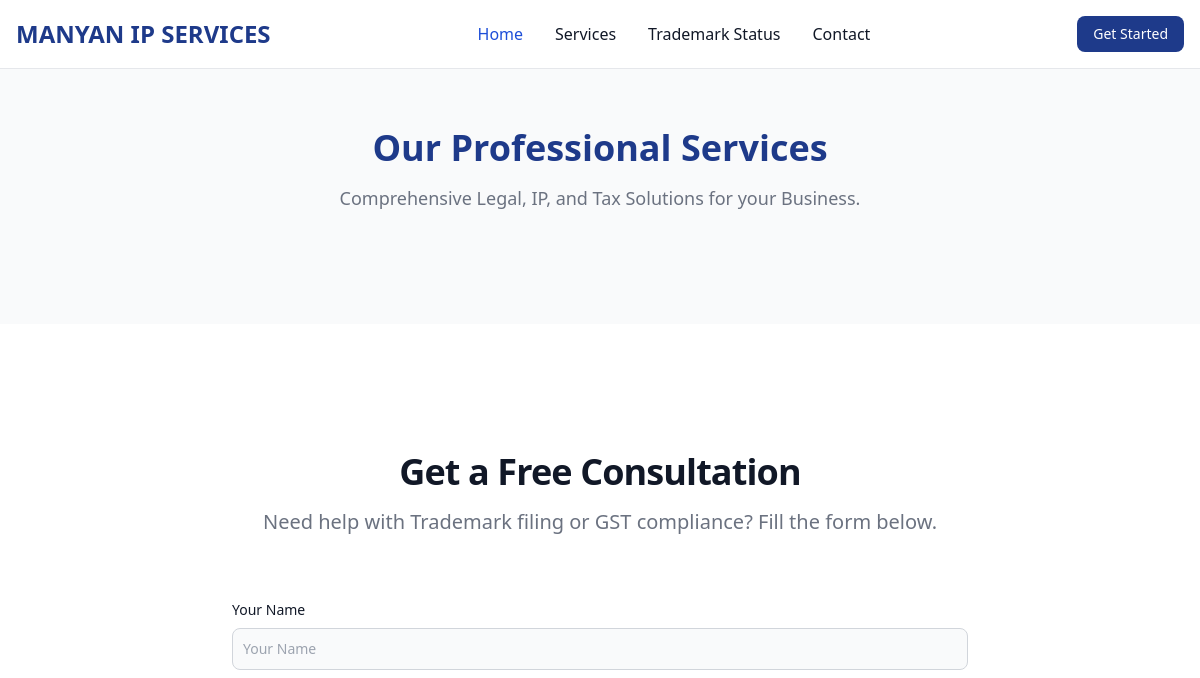
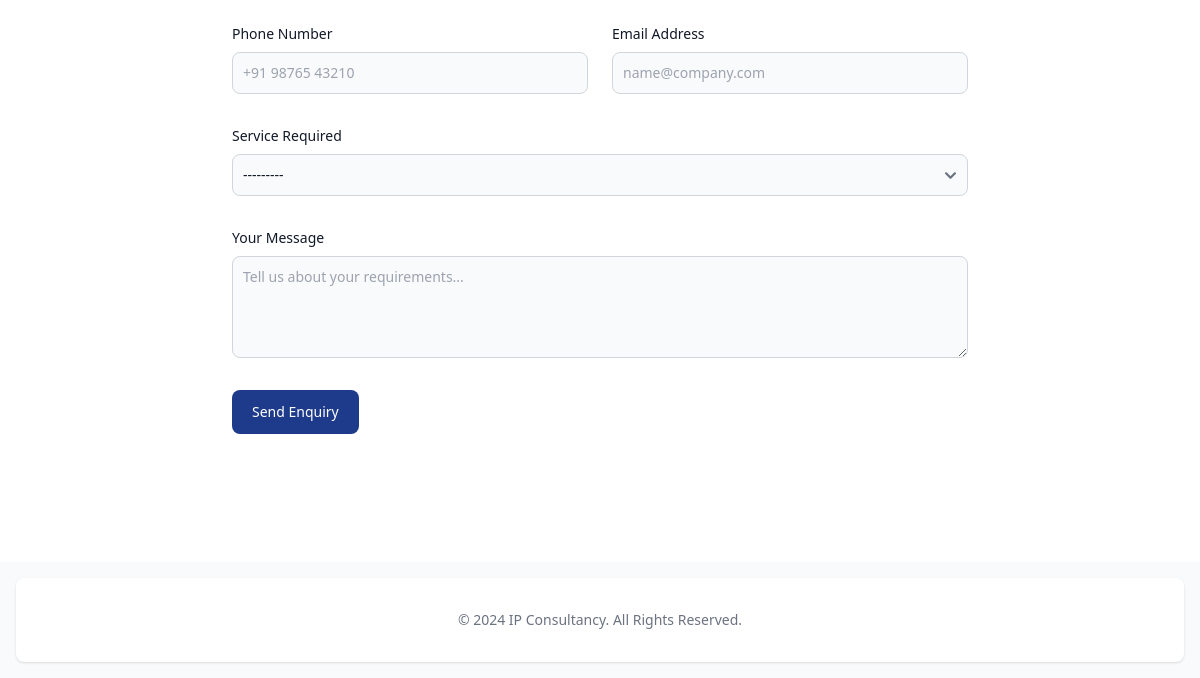
Before: / with the older database file (2 pictures, top to bottom).
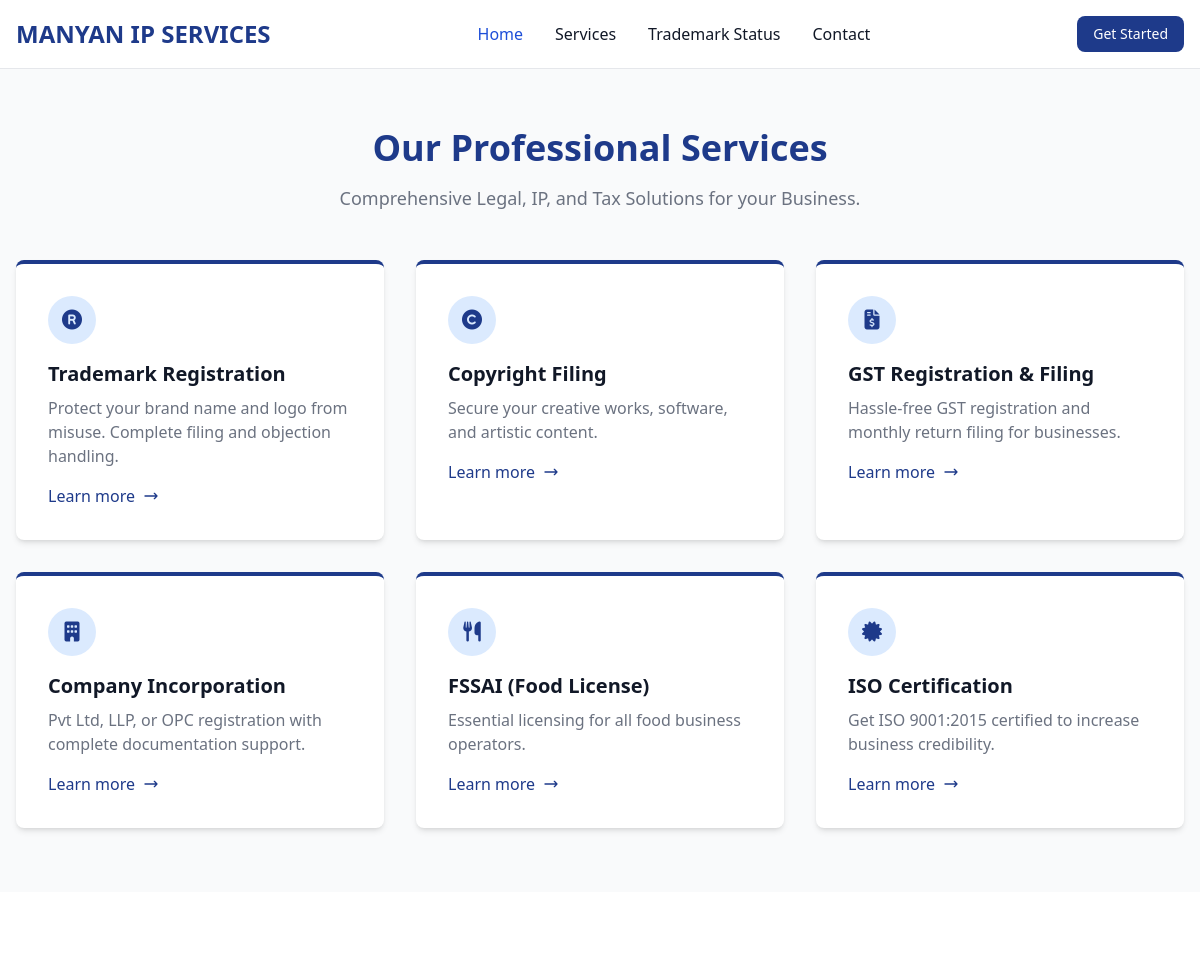
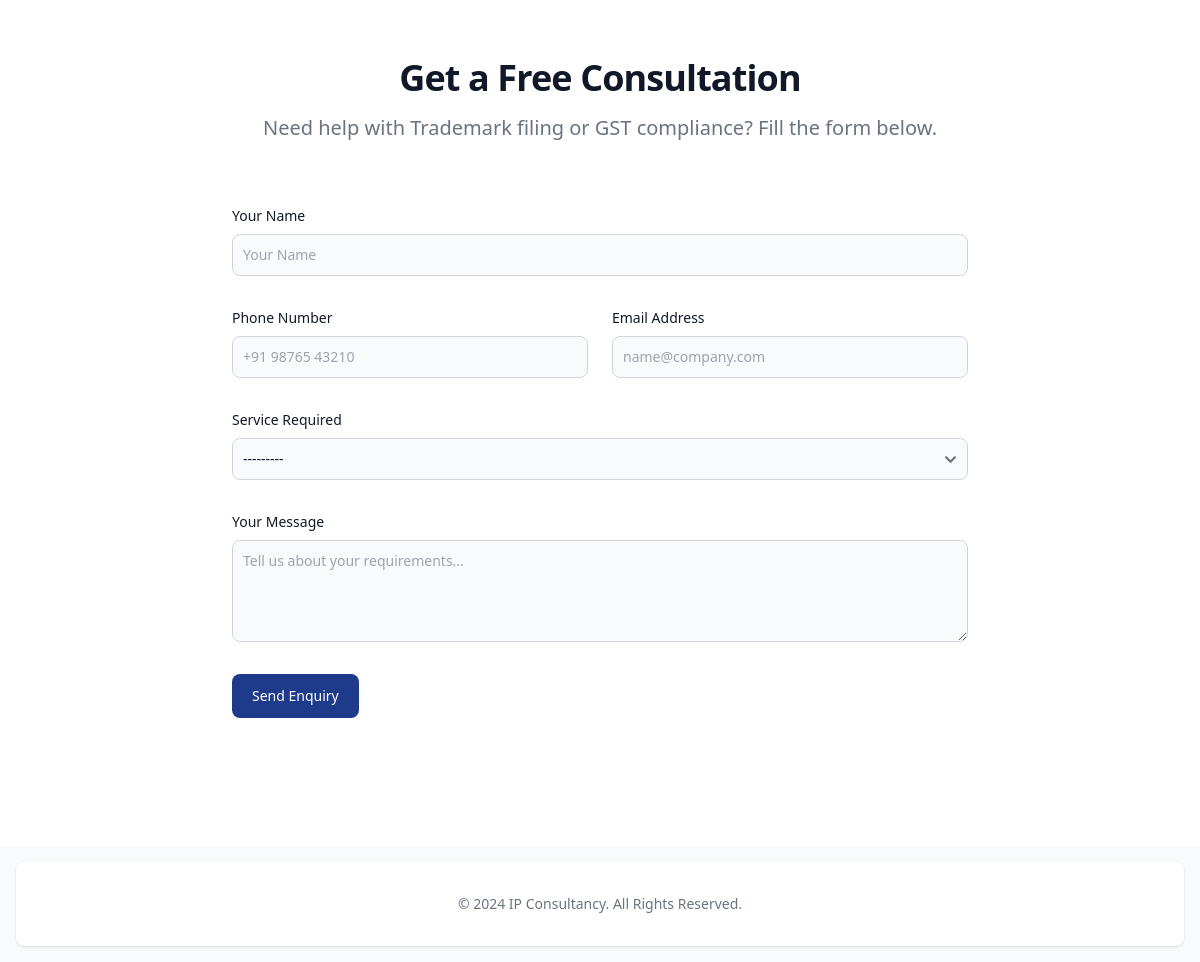
After: the same page with the newer database file (2 pictures, top to bottom).
### services/models.py (models this page shows)
class Service(models.Model):
    title = models.CharField(max_length=200)
    slug = models.SlugField(unique=True, help_text="URL friendly name (e.g. trademark-registration)")
    short_description = models.TextField(max_length=300, help_text="Shown on homepage cards")
    full_description = models.TextField(help_text="Shown on details page")
    image_url = models.URLField(max_length=500, blank=True, help_text="Paste an image link here")
    icon_class = models.CharField(max_length=50, default="fa-solid fa-gavel", help_text="FontAwesome class (e.g., fa-solid fa-file-contract)")
    price = models.DecimalField(max_digits=10, decimal_places=2, null=True, blank=True)
    is_active = models.BooleanField(default=True)
    def __str__(self):
        return self.title

### core/views.py (the view)
# urls.py: 2. Add a URL to urlpatterns:  path('', views.home, name='home')
def home(request):
    services = Service.objects.filter(is_active=True)[:6]
    if request.method == 'POST':
        form = LeadForm(request.POST)
        if form.is_valid():
            form.save()
            send_mail(
                subject=f"New Lead: {form.cleaned_data['name']}",
                message=f"Service: {form.cleaned_data['service']}\nPhone: {form.cleaned_data['phone']}",
                from_email='noreply@trademark.com',
                recipient_list=['admin@trademark.com'],
                fail_silently=True,
            )
            messages.success(request, "Thank you! We have received your enquiry and will contact you shortly.")
            return redirect('home') # Prevents double submission on refresh
        else:
            messages.error(request, "Please correct the errors below.")
    else:
        form = LeadForm()
    return render(request, 'core/index.html', {
        'services': services,
        'form': form
    })

### templates/core/index.html (shortened to what this page needs)
{% extends 'base.html' %}
{% block content %}
<section class="bg-gray-50 py-16">
    <div class="max-w-screen-xl mx-auto px-4">
        <div class="text-center mb-12">
            <h2 class="text-3xl font-extrabold text-primary sm:text-4xl">Our Professional Services</h2>
            <p class="mt-4 text-lg text-gray-500">Comprehensive Legal, IP, and Tax Solutions for your Business.</p>
        </div>
        <div class="grid gap-8 sm:grid-cols-2 lg:grid-cols-3">
            {% for service in services %}
            <div class="bg-white rounded-lg shadow-md hover:shadow-xl transition-shadow duration-300 p-8 border-t-4 border-primary">
                <div class="flex items-center justify-center w-12 h-12 mb-4 rounded-full bg-blue-100 text-primary">
                    <i class="{{ service.icon_class }} text-xl"></i>
                </div>
                <h3 class="text-xl font-bold text-gray-900 mb-2">{{ service.title }}</h3>
                <p class="text-gray-500 mb-4">{{ service.short_description }}</p>
                <a href="#" class="text-primary font-medium hover:text-secondary inline-flex items-center">
                    Learn more
                    <svg class="w-4 h-4 ml-2" fill="none" stroke="currentColor" viewBox="0 0 24 24"><path stroke-linecap="round" stroke-linejoin="round" stroke-width="2" d="M17 8l4 4m0 0l-4 4m4-4H3"></path></svg>
                </a>
            </div>
            {% endfor %}
        </div>
    </div>
</section>
<section class="bg-white py-16" id="contact">
    <div class="py-8 lg:py-16 px-4 mx-auto max-w-screen-md">
        <h2 class="mb-4 text-4xl tracking-tight font-extrabold text-center text-gray-900">Get a Free Consultation</h2>
        <p class="mb-8 lg:mb-16 font-light text-center text-gray-500 sm:text-xl">Need help with Trademark filing or GST compliance? Fill the form below.</p>
        <form action="." method="POST" class="space-y-8">
            <div>
                <label class="block mb-2 text-sm font-medium text-gray-900">Your Name</label>
                {{ form.name }}
            </div>
            <div class="grid md:grid-cols-2 md:gap-6">
                <div>
                    <label class="block mb-2 text-sm font-medium text-gray-900">Phone Number</label>
                    {{ form.phone }}
                </div>
                <div>
                    <label class="block mb-2 text-sm font-medium text-gray-900">Email Address</label>
                    {{ form.email }}
                </div>
            </div>
            <div>
                <label class="block mb-2 text-sm font-medium text-gray-900">Service Required</label>
                {{ form.service }}
            </div>
            <div class="sm:col-span-2">
                <label class="block mb-2 text-sm font-medium text-gray-900">Your Message</label>
                {{ form.message }}
            </div>
            <button type="submit" class="py-3 px-5 text-sm font-medium text-center text-white rounded-lg bg-primary sm:w-fit hover:bg-secondary focus:ring-4 focus:outline-none focus:ring-blue-300">
                Send Enquiry
            </button>
        </form>
    </div>
</section>
{% endblock %}

### templates/base.html (shortened to what this page needs)
<!DOCTYPE html>
{% load static %}
<html lang="en">
<head>
    <link rel="stylesheet" href="https://cdnjs.cloudflare.com/ajax/libs/font-awesome/6.5.1/css/all.min.css">
    <script src="https://cdn.tailwindcss.com"></script>
    <link href="https://cdnjs.cloudflare.com/ajax/libs/flowbite/2.2.1/flowbite.min.css" rel="stylesheet" />
</head>
<body class="bg-gray-50 flex flex-col min-h-screen">
    <nav class="bg-white border-b border-gray-200 fixed w-full z-20 top-0 start-0">
        <div class="max-w-screen-xl flex flex-wrap items-center justify-between mx-auto p-4">
            <a href="/" class="flex items-center space-x-3 rtl:space-x-reverse">
                <span class="self-center text-2xl font-semibold whitespace-nowrap text-primary">MANYAN IP SERVICES</span>
            </a>
            <div class="flex md:order-2 space-x-3 md:space-x-0 rtl:space-x-reverse">
                <button type="button" class="text-white bg-primary hover:bg-secondary focus:ring-4 focus:outline-none focus:ring-blue-300 font-medium rounded-lg text-sm px-4 py-2 text-center">Get Started</button>
            </div>
            <div class="items-center justify-between hidden w-full md:flex md:w-auto md:order-1" id="navbar-sticky">
                <ul class="flex flex-col p-4 md:p-0 mt-4 font-medium border border-gray-100 rounded-lg bg-gray-50 md:space-x-8 rtl:space-x-reverse md:flex-row md:mt-0 md:border-0 md:bg-white">
                    <li><a href="/" class="block py-2 px-3 text-white bg-blue-700 rounded md:bg-transparent md:text-blue-700 md:p-0" aria-current="page">Home</a></li>
                    <li><a href="#" class="block py-2 px-3 text-gray-900 rounded hover:bg-gray-100 md:hover:bg-transparent md:hover:text-blue-700 md:p-0">Services</a></li>
                    <li><a href="#" class="block py-2 px-3 text-gray-900 rounded hover:bg-gray-100 md:hover:bg-transparent md:hover:text-blue-700 md:p-0">Trademark Status</a></li>
                    <li><a href="#" class="block py-2 px-3 text-gray-900 rounded hover:bg-gray-100 md:hover:bg-transparent md:hover:text-blue-700 md:p-0">Contact</a></li>
                </ul>
            </div>
        </div>
    </nav>
    <main class="flex-grow mt-16">
        {% block content %}
        {% endblock %}
    </main>
    <footer class="bg-white rounded-lg shadow m-4">
        <div class="w-full max-w-screen-xl mx-auto p-4 md:py-8">
            <span class="block text-sm text-gray-500 sm:text-center">© 2024 IP Consultancy. All Rights Reserved.</span>
        </div>
    </footer>
</body>
</html>

Changed rows visible on the page:
added Service: title "Trademark Registration", short_description "Protect your brand name and logo from misuse. Complete filing and objection handling."
added Service: title "Copyright Filing", short_description "Secure your creative works, software, and artistic content."
added Service: title "GST Registration & Filing", short_description "Hassle-free GST registration and monthly return filing for businesses."
added Service: title "Company Incorporation", short_description "Pvt Ltd, LLP, or OPC registration with complete documentation support."
added Service: title "FSSAI (Food License)", short_description "Essential licensing for all food business operators."
added Service: title "ISO Certification", short_description "Get ISO 9001:2015 certified to increase business credibility."
